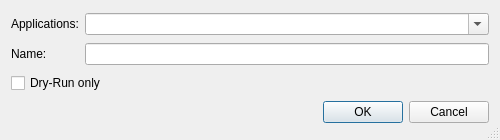
<?xml version="1.0" encoding="UTF-8"?>
<ui version="4.0">
 <class>DjangoMakeMigrationsDialog</class>
 <widget class="QDialog" name="DjangoMakeMigrationsDialog">
  <property name="geometry">
   <rect>
    <x>0</x>
    <y>0</y>
    <width>500</width>
    <height>140</height>
   </rect>
  </property>
  <property name="windowTitle">
   <string>Make Migrations</string>
  </property>
  <property name="sizeGripEnabled">
   <bool>true</bool>
  </property>
  <layout class="QGridLayout" name="gridLayout">
   <item row="0" column="0">
    <widget class="QLabel" name="label">
     <property name="text">
      <string>Applications:</string>
     </property>
    </widget>
   </item>
   <item row="0" column="1">
    <widget class="QComboBox" name="applicationsComboBox">
     <property name="sizePolicy">
      <sizepolicy hsizetype="Expanding" vsizetype="Fixed">
       <horstretch>0</horstretch>
       <verstretch>0</verstretch>
      </sizepolicy>
     </property>
     <property name="toolTip">
      <string>Enter the list of applications separated by spaces.</string>
     </property>
     <property name="editable">
      <bool>true</bool>
     </property>
    </widget>
   </item>
   <item row="1" column="0">
    <widget class="QLabel" name="label_2">
     <property name="text">
      <string>Name:</string>
     </property>
    </widget>
   </item>
   <item row="1" column="1">
    <widget class="E5ClearableLineEdit" name="nameEdit">
     <property name="toolTip">
      <string>Enter a name for the migration</string>
     </property>
    </widget>
   </item>
   <item row="2" column="0" colspan="2">
    <widget class="QCheckBox" name="dryrunCheckBox">
     <property name="sizePolicy">
      <sizepolicy hsizetype="Expanding" vsizetype="Fixed">
       <horstretch>0</horstretch>
       <verstretch>0</verstretch>
      </sizepolicy>
     </property>
     <property name="toolTip">
      <string>Select to perform a dry-run</string>
     </property>
     <property name="text">
      <string>Dry-Run only</string>
     </property>
    </widget>
   </item>
   <item row="3" column="0" colspan="2">
    <widget class="QDialogButtonBox" name="buttonBox">
     <property name="orientation">
      <enum>Qt::Horizontal</enum>
     </property>
     <property name="standardButtons">
      <set>QDialogButtonBox::Cancel|QDialogButtonBox::Ok</set>
     </property>
    </widget>
   </item>
  </layout>
 </widget>
 <customwidgets>
  <customwidget>
   <class>E5ClearableLineEdit</class>
   <extends>QLineEdit</extends>
   <header>E5Gui/E5LineEdit.h</header>
  </customwidget>
 </customwidgets>
 <resources/>
 <connections>
  <connection>
   <sender>buttonBox</sender>
   <signal>accepted()</signal>
   <receiver>DjangoMakeMigrationsDialog</receiver>
   <slot>accept()</slot>
   <hints>
    <hint type="sourcelabel">
     <x>248</x>
     <y>254</y>
    </hint>
    <hint type="destinationlabel">
     <x>157</x>
     <y>274</y>
    </hint>
   </hints>
  </connection>
  <connection>
   <sender>buttonBox</sender>
   <signal>rejected()</signal>
   <receiver>DjangoMakeMigrationsDialog</receiver>
   <slot>reject()</slot>
   <hints>
    <hint type="sourcelabel">
     <x>316</x>
     <y>260</y>
    </hint>
    <hint type="destinationlabel">
     <x>286</x>
     <y>274</y>
    </hint>
   </hints>
  </connection>
 </connections>
</ui>
